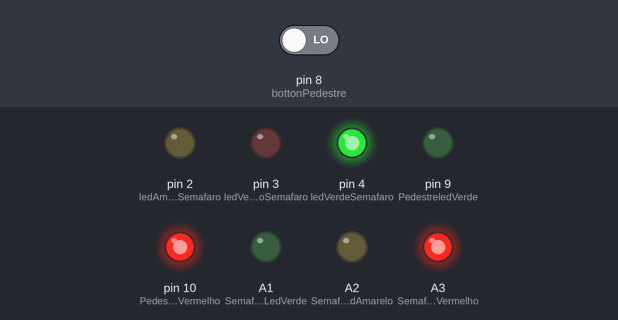
Bench run of a sketch on a simulated Arduino Uno, built with avr-gcc and run on an emulated ATmega328P. Shown: output pins drawn as LEDs (lit = HIGH). Inputs (shaded band) come from the test bench; at power-on: pin 8 (bottonPedestre) LOW.

Above: at 3.2 s.
3.3 s: pin 8 (bottonPedestre) driven HIGH
At 5.0 s:
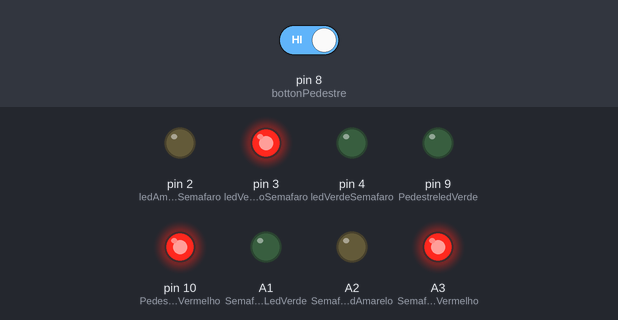
At 7.7 s:
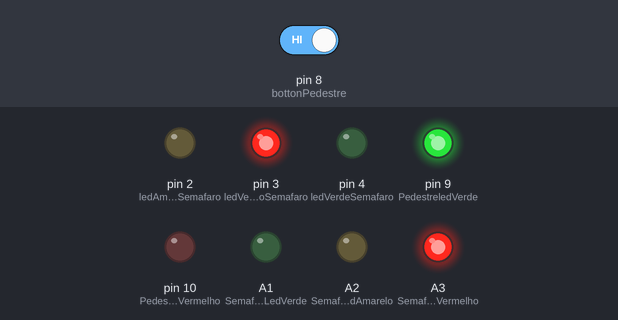
12.0 s: pin 8 (bottonPedestre) driven LOW
At 18.8 s:
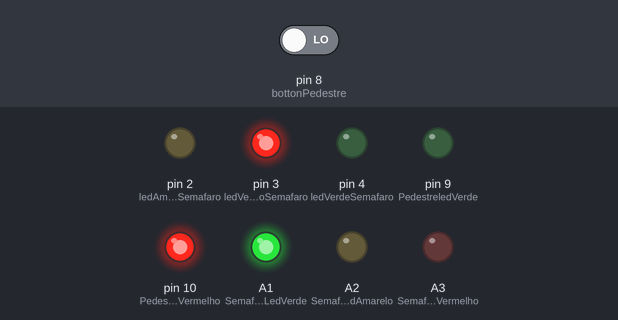
Timing chart, 0 to 23.8 s (numbered marks = the images above; inputs shaded):
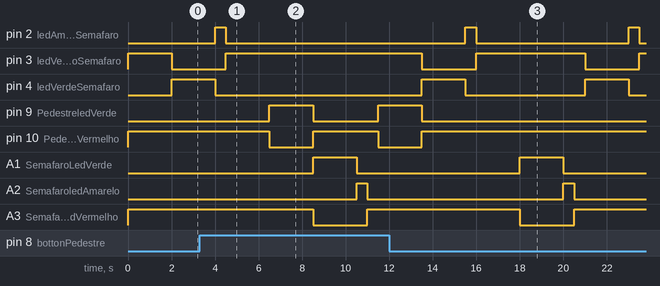

Measured:
- after the input at 3.3 s, pin 2 (ledAmareloSemafaro): goes on until 4.5 s, then stays LOW; pin 3 (ledVermelhoSemafaro): goes on until 4.5 s, then stays HIGH
- after the input at 12.0 s, pin 9 (PedestreledVerde): goes on until 13.5 s, then stays LOW; pin 10 (PedestreledVermelho): goes on until 13.5 s, then stays HIGH

The sketch:

semafaro_Pedestre.ino
```cpp
int ledVerdeSemafaro = 4;
int ledAmareloSemafaro = 2;
int ledVermelhoSemafaro = 3;

int SemafaroLedVerde = A1;
int SemafaroledAmarelo = A2;
int SemafaroledVermelho = A3;

int bottonPedestre = 8;
int PedestreledVermelho = 10;
int PedestreledVerde = 9;


void setup() {
  // Configuracao dos pinos
  pinMode(ledVerdeSemafaro, OUTPUT);
  pinMode(ledAmareloSemafaro, OUTPUT);
  pinMode(ledVermelhoSemafaro, OUTPUT);
  pinMode(PedestreledVermelho, OUTPUT);
  pinMode(PedestreledVerde, OUTPUT);
  pinMode(SemafaroLedVerde, OUTPUT);
  pinMode(SemafaroledAmarelo, OUTPUT);
  pinMode(SemafaroledVermelho, OUTPUT);
  pinMode(bottonPedestre, INPUT);

  digitalWrite(PedestreledVermelho, HIGH);
  digitalWrite(ledVermelhoSemafaro, HIGH);
  digitalWrite(SemafaroledVermelho, HIGH);
  delay(2000);
}

void loop() {
  digitalWrite(ledVerdeSemafaro, HIGH);
  digitalWrite(ledVermelhoSemafaro, LOW);
  delay(2000);
  digitalWrite(ledAmareloSemafaro, HIGH);
  digitalWrite(ledVerdeSemafaro, LOW);
  delay(500);
  digitalWrite(ledVermelhoSemafaro, HIGH);
  digitalWrite(ledAmareloSemafaro, LOW);
  delay(2000);

  if (digitalRead(bottonPedestre) == HIGH)
  {
    digitalWrite(PedestreledVerde, HIGH);
    digitalWrite(PedestreledVermelho, LOW);
    delay(2000);
    digitalWrite(PedestreledVermelho, HIGH);
    digitalWrite(PedestreledVerde, LOW);
  }

  digitalWrite(SemafaroledVermelho, LOW);
  digitalWrite(SemafaroLedVerde, HIGH);
  delay(2000);
  digitalWrite(SemafaroLedVerde, LOW);
  digitalWrite(SemafaroledAmarelo, HIGH);
  delay(500);
  digitalWrite(SemafaroledVermelho, HIGH);
  digitalWrite(SemafaroledAmarelo, LOW);
  delay(500);

  if (digitalRead(bottonPedestre) == HIGH)
  {
    digitalWrite(PedestreledVerde, HIGH);
    digitalWrite(PedestreledVermelho, LOW);
    delay(2000);
    digitalWrite(PedestreledVermelho, HIGH);
    digitalWrite(PedestreledVerde, LOW);
  }

}
```
